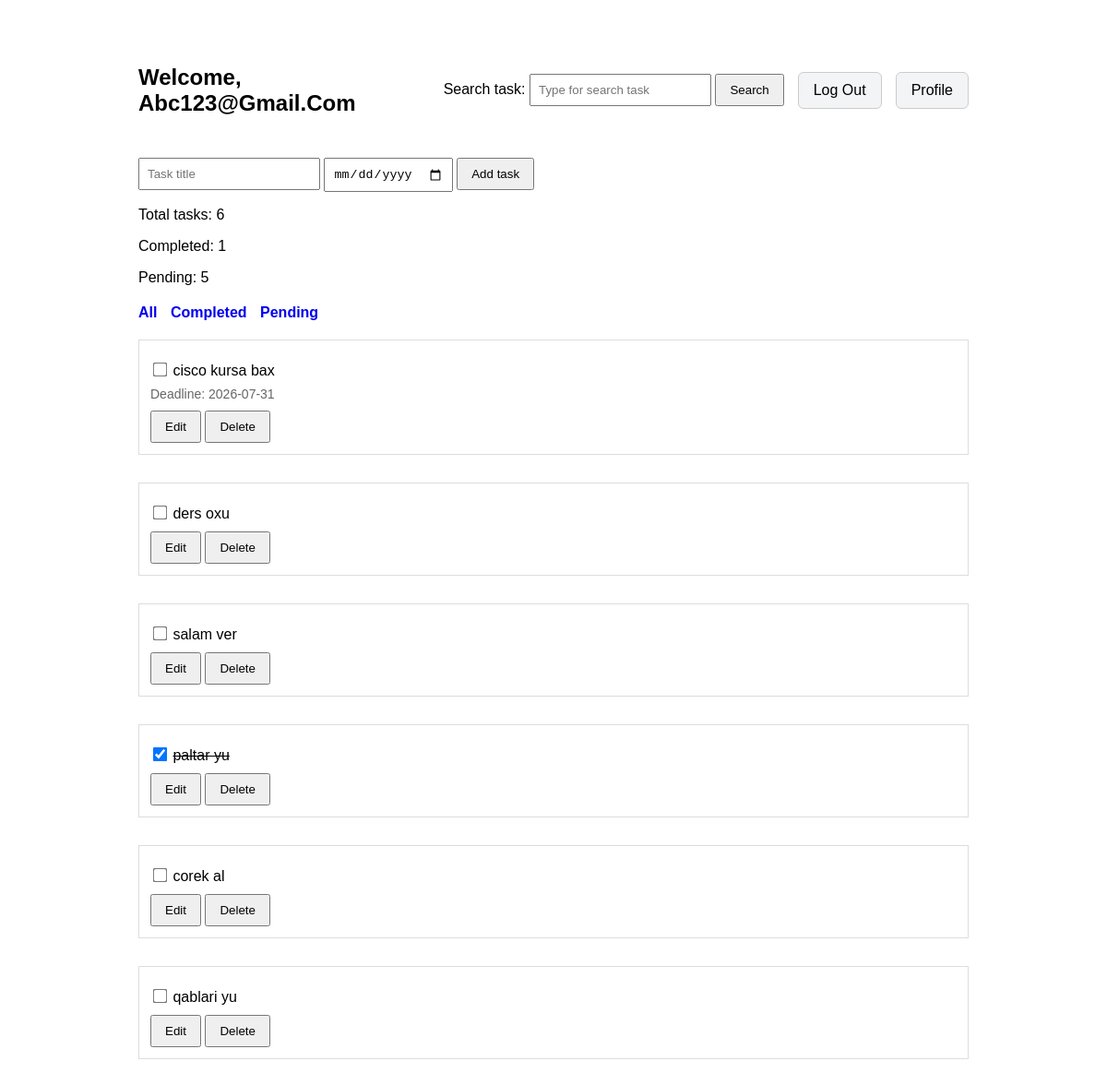
The page /welcome (signed in) on the database as committed earlier.
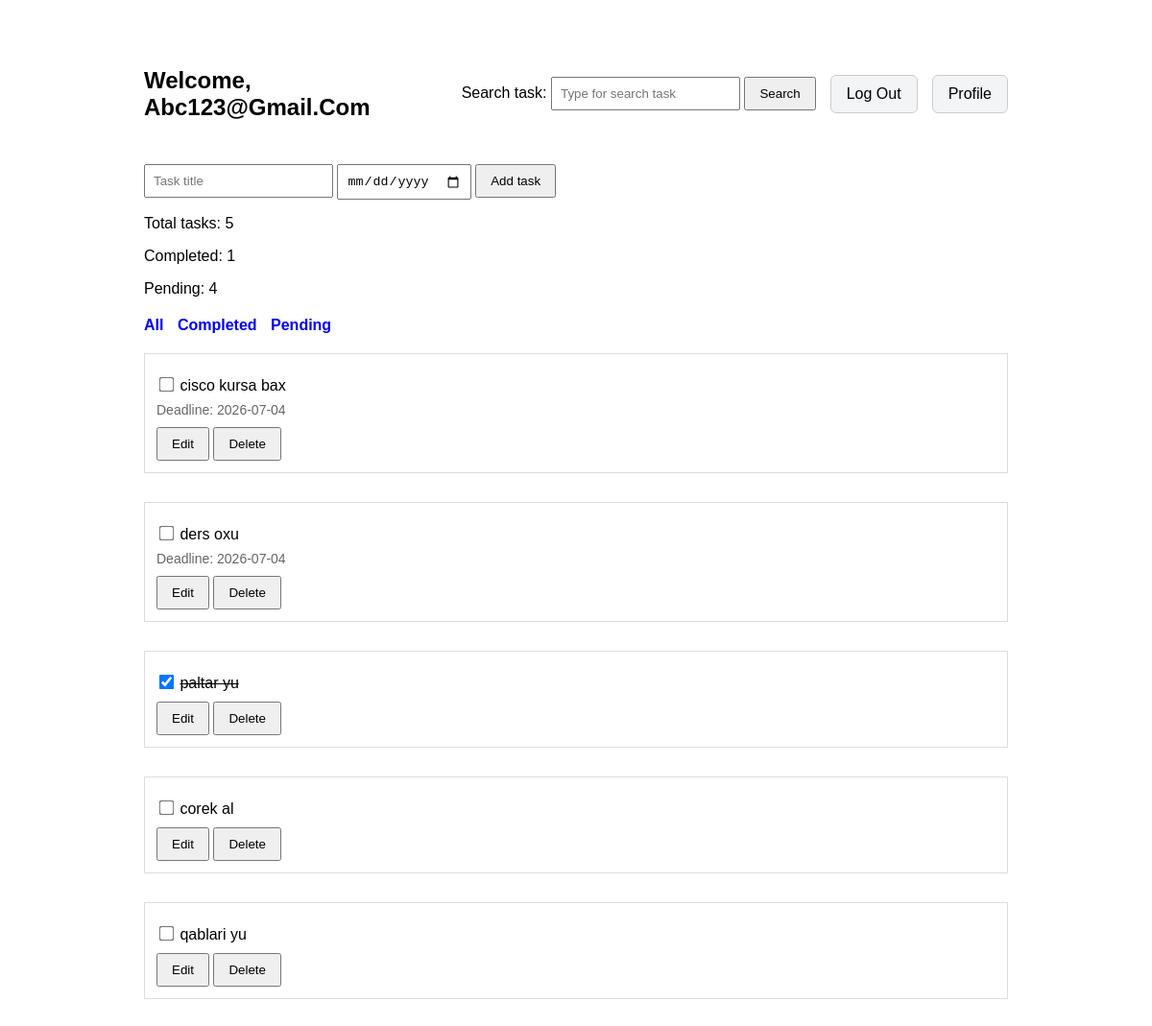
The same page on the database as committed later.
### ToDoAPI/models.py (models this page shows, shortened)
class Todo(models.Model):
    user = models.ForeignKey(User, on_delete=models.CASCADE)
    title = models.CharField(max_length=255)
    completed = models.BooleanField(default=False)
    created_at = models.DateTimeField(auto_now_add=True)
    deadline = models.DateField(null=True, blank=True)

### ToDoAPI/views.py (the view, shortened to what this page needs)
# urls.py: path('welcome', views.welcome, name='welcome'),
@login_required
def welcome(request):
    todos = Todo.objects.filter(user=request.user).order_by('-created_at')
    search = request.GET.get("search")
    if search:
        search = search.strip()
        todos = todos.filter(title__icontains=search)
    else:
        search=""
    filter_type = request.GET.get("filter", "")
    if filter_type:
        if filter_type == "pending":
            todos = todos.filter(completed=False)
        elif filter_type == "completed":
            todos = todos.filter(completed=True)
    total = todos.count()
    c_count = todos.filter(completed=True).count()
    u_count = todos.filter(completed=False).count()
    return render(request, 'ToDoAPI/welcome.html', {"todos" : todos, "total" : total, "completed" : c_count, "uncompleted" : u_count, "search" : search, "filter_type" : filter_type})

### ToDoAPI/templates/ToDoAPI/welcome.html (shortened to what this page needs)
<!DOCTYPE html>
<html lang="en">
<head>
    {% load static %}
    <link rel="stylesheet" href="{% static 'ToDoAPI/style2.css' %}">
</head>
<body>
    <nav>
        <h1>Welcome, {{ request.user.username|title }}</h1>
        <div>
            <form method="GET">
                <label>Search task:</label>
                <input type="text" name="search" placeholder="Type for search task" value="{{ search }}">
                <button type="submit">Search</button>
            </form>
        </div>
        <a href="{% url 'logout' %}" class="nav-btn">Log Out</a>
        <a href="{% url 'profile' %}" class="nav-btn">Profile</a>
    </nav>
    <form method="post">
        <input type="text" name="title" required placeholder="Task title">
        <input type="date" name="deadline" min="{% now 'Y-m-d' %}">
        <button type="submit">Add task</button>
    </form>
    <p>Total tasks: {{ total }}</p>
    <p>Completed: {{ completed }}</p>
    <p>Pending: {{ uncompleted }}</p>
    <div class="filter-btn">
        <form method="GET">
            <a href="{% url 'welcome' %}?filter=all&search={{ search }}">All</a>
            <a href="{% url 'welcome' %}?filter=completed&search={{ search }}">Completed</a>
            <a href="{% url 'welcome' %}?filter=pending&search={{ search }}">Pending</a>
        </form>
    </div>
    <ul>
        {% for todo in todos %}
        {% if todo.id == editing_id %}
            <li id="todo-{{ todo.id }}">
                <form method="post" action="{% url 'edit' todo.id %}" class="edit-form">
                    {% csrf_token %}
                    <input type="hidden" name="next" value="/welcome?search={{ search }}&filter={{ filter_type }}">
                    <input value="{{ todo.title }}" name="new_todo" required>
                    <input type="date" name="new_deadline" value="{{ todo.deadline|date:'Y-m-d' }}" min="{% now 'Y-m-d' %}">
                    {% if todo.deadline %}
                        <button type="submit" name="remove_deadline">Remove Deadline</button>
                    {% endif %}
                    <div class="edit-buttons">
                        <button type="submit">Save</button>
                        <a href="{% url 'welcome' %}?search={{ search }}&filter={{ filter_type }}">
                            <button>Cancel</button>
                        </a>
                    </div>
                </form>
            </li>
        {% else%}
        <li id="todo-{{ todo.id }}">
            <div>
                <form method="post" action="{% url 'toggle' todo.id %}">
                    <input type="checkbox" name="completed" onchange="this.form.submit();"
                    {% if todo.completed %}
                    checked
                    {% endif %}>
                    <span
                    {% if todo.completed %}
                    style="text-decoration: line-through;"
                    {% endif %}>
                        {{ todo.title }}
                    </span>
                    {% if todo.deadline %}
                        <div>
                            <span class="todo-deadline">
                                Deadline: {{ todo.deadline|date:"Y-m-d" }}
                            </span>
                        </div>
                    {% endif %}
                </form>
            </div>
            <div>
                <a href="{% url 'edit' todo.id %}?search={{ search }}&filter={{ filter_type }}">
                    <button>Edit</button>
                </a>
                <form method="post" action="{% url 'delete' todo.id %}">
                    <button type="submit" name="delete">Delete</button>
                </form>
            </div>
        </li>
        {% endif %}
        {% endfor %}
    </ul>
</body>
</html>

Rows that differ between the two databases and show on the page:
removed Todo: title "cisco kursa bax", deadline "2026-07-31"
removed Todo: title "salam ver"
added Todo: title "cisco kursa bax", deadline "2026-07-04"
changed Todo "ders oxu": deadline (not shown) → "2026-07-04"
Other text that changed with them:
{{ total }}: "6" → "5"
{{ uncompleted }}: "5" → "4"
